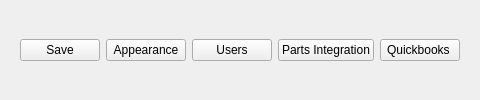
      <widget class="QWidget" name="settings_header_buttons">
       <property name="styleSheet">
        <string notr="true"/>
       </property>
       <layout class="QGridLayout" name="gridLayout_22">
        <item row="0" column="0">
         <widget class="QFrame" name="frame">
          <property name="minimumSize">
           <size>
            <width>50</width>
            <height>50</height>
           </size>
          </property>
          <property name="styleSheet">
           <string notr="true"/>
          </property>
          <property name="frameShape">
           <enum>QFrame::NoFrame</enum>
          </property>
          <property name="frameShadow">
           <enum>QFrame::Raised</enum>
          </property>
          <layout class="QGridLayout" name="gridLayout_21">
           <item row="1" column="5">
            <widget class="QPushButton" name="quickbooks_button">
             <property name="maximumSize">
              <size>
               <width>150</width>
               <height>16777215</height>
              </size>
             </property>
             <property name="styleSheet">
              <string notr="true"/>
             </property>
             <property name="text">
              <string>Quickbooks </string>
             </property>
             <property name="icon">
              <iconset resource="openauto_resources.qrc">
               <normaloff>:/resources/icons3/24x24/cil-browser.png</normaloff>:/resources/icons3/24x24/cil-browser.png</iconset>
             </property>
             <property name="iconSize">
              <size>
               <width>30</width>
               <height>30</height>
              </size>
             </property>
            </widget>
           </item>
           <item row="1" column="2">
            <widget class="QPushButton" name="appearance_button">
             <property name="maximumSize">
              <size>
               <width>150</width>
               <height>16777215</height>
              </size>
             </property>
             <property name="styleSheet">
              <string notr="true"/>
             </property>
             <property name="text">
              <string>Appearance</string>
             </property>
             <property name="icon">
              <iconset resource="openauto_resources.qrc">
               <normaloff>:/resources/icons3/24x24/cil-browser.png</normaloff>:/resources/icons3/24x24/cil-browser.png</iconset>
             </property>
             <property name="iconSize">
              <size>
               <width>30</width>
               <height>30</height>
              </size>
             </property>
            </widget>
           </item>
           <item row="1" column="4">
            <widget class="QPushButton" name="parts_integrate_button">
             <property name="maximumSize">
              <size>
               <width>150</width>
               <height>16777215</height>
              </size>
             </property>
             <property name="styleSheet">
              <string notr="true"/>
             </property>
             <property name="text">
              <string>Parts Integration</string>
             </property>
             <property name="icon">
              <iconset resource="openauto_resources.qrc">
               <normaloff>:/resources/icons3/24x24/cil-tag.png</normaloff>:/resources/icons3/24x24/cil-tag.png</iconset>
             </property>
             <property name="iconSize">
              <size>
               <width>30</width>
               <height>30</height>
              </size>
             </property>
            </widget>
           </item>
           <item row="1" column="0">
            <widget class="QPushButton" name="save_settings_button">
             <property name="maximumSize">
              <size>
               <width>150</width>
               <height>16777215</height>
              </size>
             </property>
             <property name="sizeIncrement">
              <size>
               <width>0</width>
               <height>30</height>
              </size>
             </property>
             <property name="styleSheet">
              <string notr="true"/>
             </property>
             <property name="text">
              <string>Save</string>
             </property>
             <property name="icon">
              <iconset resource="openauto_resources.qrc">
               <normaloff>:/resources/icons3/24x24/cil-save.png</normaloff>:/resources/icons3/24x24/cil-save.png</iconset>
             </property>
             <property name="iconSize">
              <size>
               <width>30</width>
               <height>30</height>
              </size>
             </property>
            </widget>
           </item>
           <item row="1" column="3">
            <widget class="QPushButton" name="users_button">
             <property name="maximumSize">
              <size>
               <width>150</width>
               <height>16777215</height>
              </size>
             </property>
             <property name="styleSheet">
              <string notr="true"/>
             </property>
             <property name="text">
              <string>Users</string>
             </property>
             <property name="icon">
              <iconset resource="openauto_resources.qrc">
               <normaloff>:/resources/icons3/24x24/cil-user-follow.png</normaloff>:/resources/icons3/24x24/cil-user-follow.png</iconset>
             </property>
             <property name="iconSize">
              <size>
               <width>30</width>
               <height>30</height>
              </size>
             </property>
            </widget>
           </item>
          </layout>
         </widget>
        </item>
       </layout>
      </widget>
